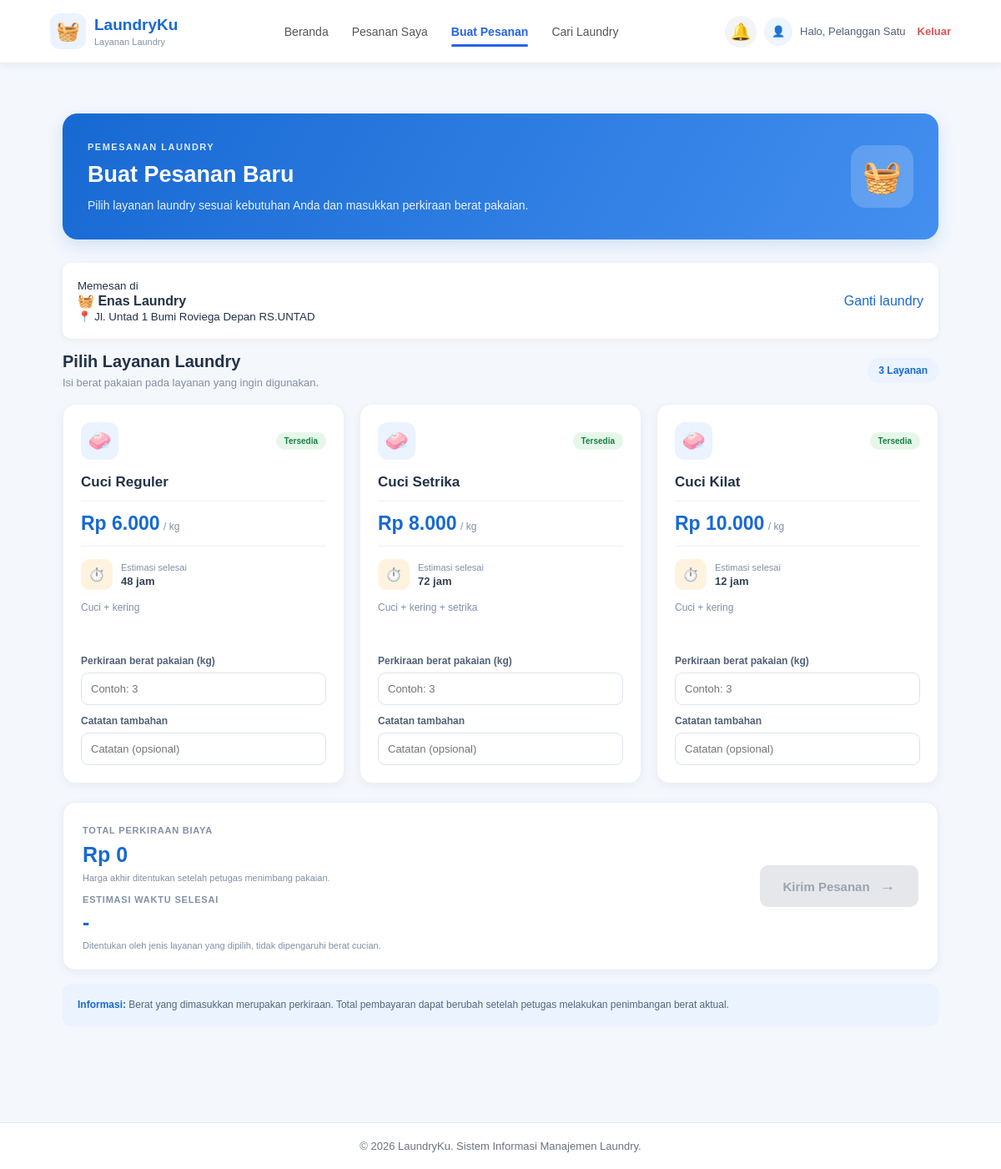
Page /pelanggan/pesanan_baru.php?laundry=16 (signed in) on the committed database.
### tables this page shows
CREATE TABLE tb_laundry (
  id_laundry INT(11) AUTO_INCREMENT PRIMARY KEY,
  nama_laundry VARCHAR(100) NOT NULL,
  latitude DECIMAL(10,6) NOT NULL,
  longitude DECIMAL(10,6) NOT NULL,
  alamat VARCHAR(255) NULL,
  kontak VARCHAR(100) NULL,
  jenis_layanan TEXT NULL,
  jam_operasional VARCHAR(100) NULL,
  keterangan TEXT NULL,
  foto_laundry VARCHAR(255) NULL,
  wilayah VARCHAR(50) NULL,
  INDEX idx_nama (nama_laundry)
);

CREATE TABLE tb_layanan (
  id_layanan INT(11) AUTO_INCREMENT PRIMARY KEY,
  nama_layanan VARCHAR(100) NOT NULL,
  harga_per_kg DECIMAL(10,2) NOT NULL,
  estimasi_selesai INT(11) NOT NULL COMMENT 'jam',
  keterangan TEXT
);

### config/koneksi.php (called while the page is built, shortened)
<?php
function e($s) { return htmlspecialchars((string)$s, ENT_QUOTES, 'UTF-8'); }
function rupiah($n) { return 'Rp ' . number_format((float)$n, 0, ',', '.'); }

### pelanggan/pesanan_baru.php (the view, shortened to what this page needs)
<?php
require_once __DIR__ . '/../config/auth.php';
$id_laundry = (int)($_POST['id_laundry'] ?? $_GET['laundry'] ?? 0);
$laundry = null;
if ($id_laundry > 0) {
    $ql = mysqli_prepare($conn, 'SELECT id_laundry, nama_laundry, alamat, wilayah FROM tb_laundry WHERE id_laundry = ?');
    mysqli_stmt_bind_param($ql, 'i', $id_laundry);
    mysqli_stmt_execute($ql);
    $laundry = mysqli_fetch_assoc(mysqli_stmt_get_result($ql));
}
$layanan = [];
$r = mysqli_query($conn, 'SELECT * FROM tb_layanan ORDER BY harga_per_kg');
while ($row = mysqli_fetch_assoc($r)) $layanan[(int)$row['id_layanan']] = $row;
require __DIR__ . '/_header.php';
?>
<section class="order-page">
    <div class="order-heading">
        <div>
            <span class="order-label">PEMESANAN LAUNDRY</span>
            <h1>Buat Pesanan Baru</h1>
            <p>Pilih layanan laundry sesuai kebutuhan Anda dan masukkan perkiraan berat pakaian.</p>
        </div>
        <div class="order-heading-icon">🧺</div>
    </div>
    <div class="panel" style="display:flex;justify-content:space-between;align-items:center;gap:12px;flex-wrap:wrap">
        <div>
            <small>Memesan di</small><br>
            <strong>🧺 <?= e($laundry['nama_laundry']) ?></strong>
            <?php if (!empty($laundry['alamat'])): ?><br><small>📍 <?= e($laundry['alamat']) ?></small><?php endif; ?>
        </div>
        <a href="cari_laundry.php">Ganti laundry</a>
    </div>
    <form method="post" class="order-form">
        <div class="order-section-title">
            <div>
                <h2>Pilih Layanan Laundry</h2>
                <p>Isi berat pakaian pada layanan yang ingin digunakan.</p>
            </div>
            <span class="order-count"><?= count($layanan) ?> Layanan</span>
        </div>
        <div class="order-grid">
            <?php foreach ($layanan as $idl => $l): ?>
            <div class="order-card">
                <div class="order-card-top">
                    <div class="order-icon">🧼</div>
                    <span class="order-tag">Tersedia</span>
                </div>
                <h3><?= e($l['nama_layanan']) ?></h3>
                <div class="order-price">
                    <strong><?= rupiah($l['harga_per_kg']) ?></strong>
                    <span>/ kg</span>
                </div>
                <div class="order-estimate">
                    <span>⏱️</span>
                    <div>
                        <small>Estimasi selesai</small>
                        <strong><?= (int)$l['estimasi_selesai'] ?> jam</strong>
                    </div>
                </div>
                <p class="order-description">
                    <?= e(trim(explode(',', $l['keterangan'])[0])) ?>
                </p>
                <div class="order-input">
                    <label>Perkiraan berat pakaian (kg)</label>
                    <input
                        type="number"
                        name="berat[<?= $idl ?>]"
                        step="0.1"
                        min="0"
                        max="100"
                        placeholder="Contoh: 3"
                        data-harga="<?= (float)$l['harga_per_kg'] ?>"
                        data-jam="<?= (int)$l['estimasi_selesai'] ?>"
                        value="<?= e($_POST['berat'][$idl] ?? '') ?>"
                    >
                </div>
                <div class="order-input">
                    <label>Catatan tambahan</label>
                    <input
                        type="text"
                        name="catatan[<?= $idl ?>]"
                        maxlength="200"
                        placeholder="Catatan (opsional)"
                        value="<?= e($_POST['catatan'][$idl] ?? '') ?>"
                    >
                </div>
            </div>
            <?php endforeach; ?>
        </div>
        <div class="order-summary">
            <div>
                <span class="order-summary-label">TOTAL PERKIRAAN BIAYA</span>
                <div class="total">
                    <span id="total">Rp 0</span>
                </div>
                <p>Harga akhir ditentukan setelah petugas menimbang pakaian.</p>
                <span class="order-summary-label" style="display:block;margin-top:14px">ESTIMASI WAKTU SELESAI</span>
                <div class="total">
                    <span id="estimasi">-</span>
                </div>
                <p>Ditentukan oleh jenis layanan yang dipilih, tidak dipengaruhi berat cucian.</p>
            </div>
            <button type="submit" class="order-submit" id="tombolKirim" disabled>
                Kirim Pesanan <span>→</span>
            </button>
        </div>
    </form>
    <div class="order-note">
        <strong>Informasi:</strong>
        Berat yang dimasukkan merupakan perkiraan. Total pembayaran dapat berubah
        setelah petugas melakukan penimbangan berat aktual.
    </div>
</section>
<?php require __DIR__ . '/_footer.php'; ?>

### rows in the picture
tb_laundry: nama_laundry "Enas Laundry", alamat "Jl. Untad 1 Bumi Roviega Depan RS.UNTAD"
tb_layanan: nama_layanan "Cuci Reguler", harga_per_kg "Rp 6.000", estimasi_selesai "48", keterangan "Cuci + kering"
tb_layanan: nama_layanan "Cuci Setrika", harga_per_kg "Rp 8.000", estimasi_selesai "72", keterangan "Cuci + kering + setrika", value "Contoh: 3"
tb_layanan: nama_layanan "Cuci Kilat", harga_per_kg "Rp 10.000", estimasi_selesai "12", keterangan "Cuci + kering"

### other values in the picture
$_SESSION['nama'] "Pelanggan Satu"
count($layanan) "3"
